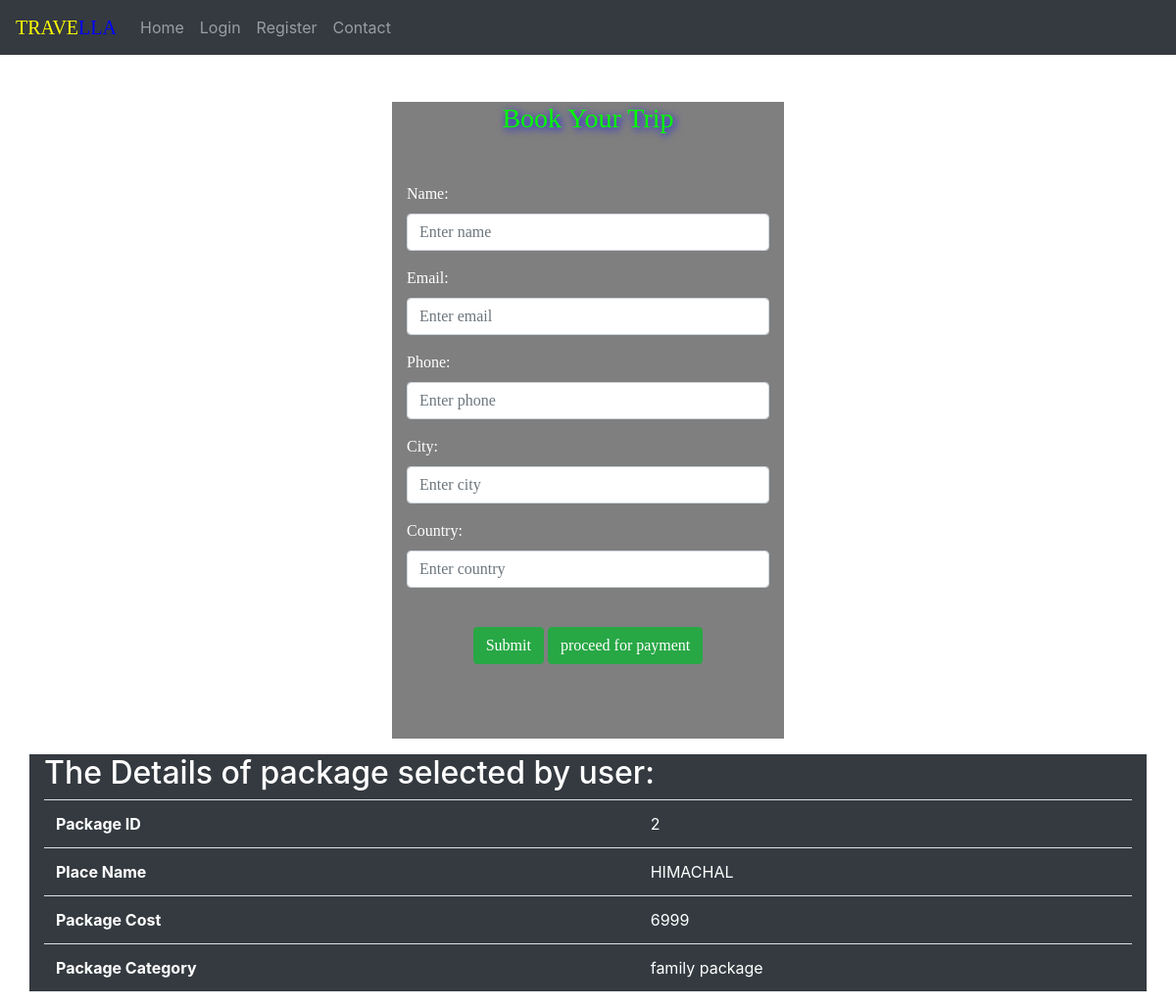
The page /order?checkid=2 on the database its author committed.
### myapp/models.py (models this page shows, shortened)
class package(models.Model):
    package_name=models.CharField(max_length=200)
    package_cate=models.CharField(max_length=200)
    days=models.IntegerField()
    package_image=models.ImageField(upload_to='package_images')
    package_desc=models.CharField(max_length=1000)
    package_price=models.IntegerField()
    pub_date=models.DateTimeField()

### myapp/views.py (the view)
# urls.py: path('order',views.order,name="order"),
def order(request):
    form = bookingForm()
    if request.method == "POST":
        form = bookingForm(request.POST)
        if form.is_valid():
            email = form.cleaned_data.get('email')
            form.save()
            send_mail(
                'Confirmation mail',
                'Thanks for booking.. stay connectd with us for booking various packages',
                settings.EMAIL_HOST_USER,
                fail_silently=True,
                recipient_list=[email]
            )
            messages.success(request, "package booked successfully !!")
        else:
            messages.error(request, "fill the correct details")
    else:
        idd = request.GET["checkid"]
        obj = package.objects.get(id=idd)
    return render(request,'order.html',{'form':form,'obj':obj})

### myapp/forms.py
class bookingForm(forms.ModelForm):
    class Meta:
        model=booking
        fields=['name','email','phone','city','country']
        widgets={
            'name':forms.TextInput(attrs={'class':'form-control text-primary','placeholder':"Enter name"}),
            'email':forms.TextInput(attrs={'class':'form-control text-primary','placeholder':"Enter email"}),
            'phone':forms.TextInput(attrs={'class':'form-control text-primary','placeholder':"Enter phone"}),
            'city':forms.TextInput(attrs={'class':'form-control text-primary','placeholder':"Enter city"}),
            'country':forms.TextInput(attrs={'class':'form-control text-primary','placeholder':"Enter country"}),
        }

### templates/order.html (shortened to what this page needs)
<!DOCTYPE html>
<html lang="en">
<head>
  <link rel="stylesheet" href="https://maxcdn.bootstrapcdn.com/bootstrap/4.5.2/css/bootstrap.min.css">
</head>
<body background="https://encrypted-tbn0.gstatic.com/images?q=tbn:ANd9GcQ3b2SuPaYYuICKAuDMmRu828tgU-voRXUXuA&usqp=CAU">
<nav class="navbar navbar-expand-md bg-dark navbar-dark">
  <a class="navbar-brand" href="#" style="color:yellow;font-family:cursive;">TRAVE<span style="color:blue;font-family:cursive;">LLA</span></a>
  <div class="collapse navbar-collapse" id="collapsibleNavbar">
<center>
    <ul class="navbar-nav">
      <li class="nav-item">
        <a class="nav-link" href="{% url 'index' %}">Home</a>
      </li>
      <li class="nav-item">
        <a class="nav-link" href="{% url 'login' %}">Login</a>
      </li>
      <li class="nav-item">
        <a class="nav-link" href="{% url 'register' %}">Register</a>
      </li>
      <li class="nav-item">
        <a class="nav-link" href="{% url 'enquiry' %}">Contact</a>
    </ul>
</center>
  </div>
</nav>
<div class="container mt-5" style="background-color:rgba(0,0,0,0.5); width:400px; height:650px;">
    <center><h3 style="font-family:cursive;text-shadow:2px 2px 8px blue;color:rgb(0,255,0);">Book Your Trip</h3></center>
<form method="POST" style="color:white;font-family:cursive;" class="mt-5">
{{form.as_p}}
    <center><input type="submit" class="btn btn-success mt-4">
    <a type="button" href="{% url 'payment'%}" class="btn btn-success mt-4">proceed for payment</a></center>
</form>
      </div>
 <div class="container bg-dark mt-3">
          <h2 style="color:white;">The Details of package selected by user:</h2>
   <table class="table">
                  <tbody>
                  <tr>
                      <th style="color:white;">Package ID</th>
                      <td style="color:white;">{{obj.id}}</td>
                  </tr>
                  <tr>
                      <th style="color:white;">Place Name</th>
                      <td style="color:white;">{{obj.package_name}}</td>
                  </tr>
                  <tr>
                      <th style="color:white;">Package Cost</th>
                      <td style="color:white;">{{obj.package_price}}</td>
				   <tr>
                      <th style="color:white;">Package Category</th>
                      <td style="color:white;">{{obj.package_cate}}</td>
                  </tr>
				  </tbody>
   </table>
  </div>
</body>
</html>

### templates/order.html (style rules this page uses)
body { background-repeat:no-repeat; background-size:cover; }

### rows shown on the page
package: id "2", package_name "HIMACHAL", package_price "6999", package_cate "family package"
